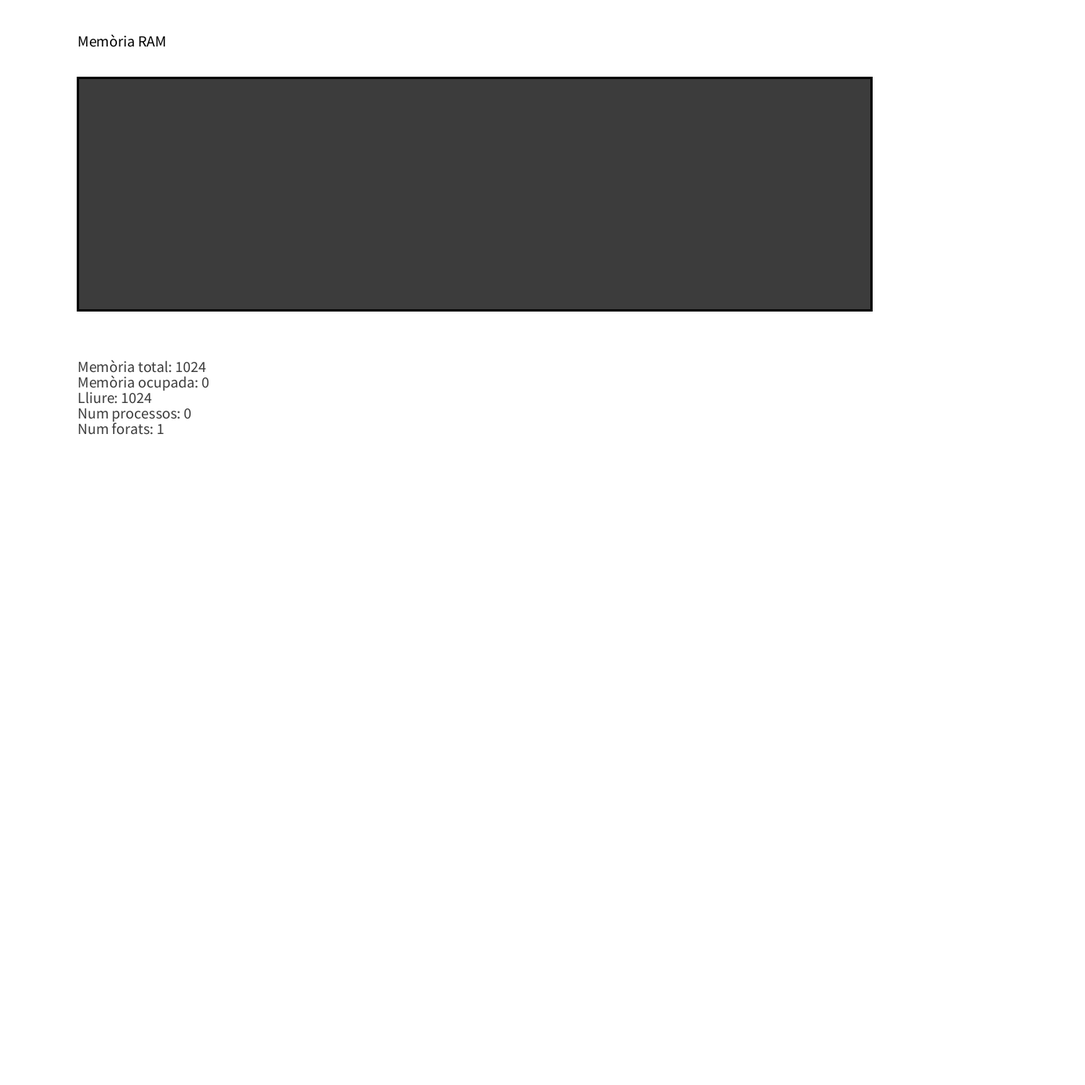
Frame 1 (no input)
Frame 60 (the mouse pressed at the canvas centre just before this capture): identical to frame 1, image omitted
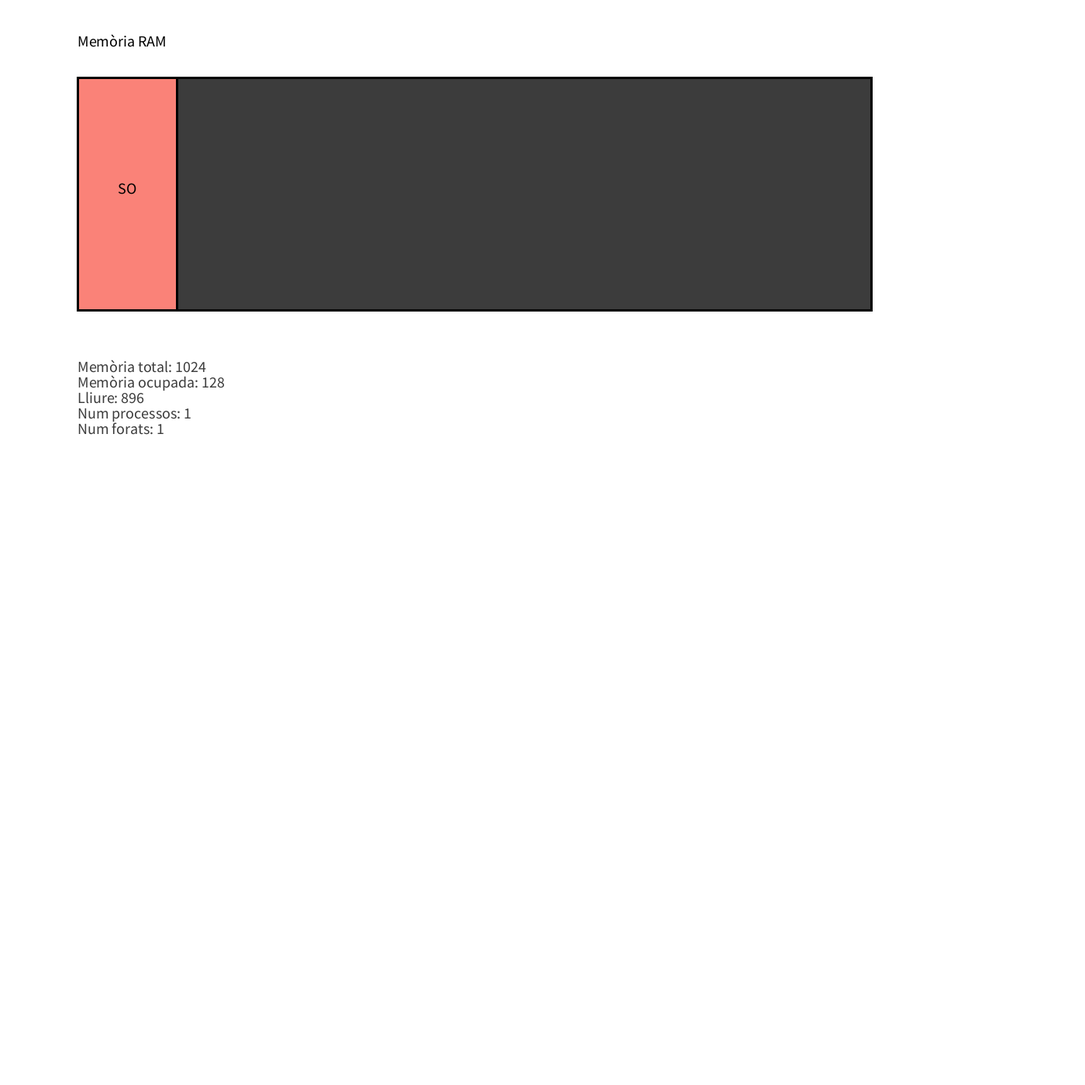
Frame 120 (the mouse held since frame 60 and released just before this capture)

The Processing sketch that drew these frames (run headless with seeded random() and noise(); from frame 60 on, the mouse is pressed at the canvas centre):

// Processing sketch: swapping
// ── swapping.pde
Proces p0, p1, p2, p3, p4;
Memoria m;

void setup() {
  size(1400, 1400);
  p0 =new Proces("SO", color (250, 130, 120), 128);
  p1 =new Proces("P1", color (233, 130, 120), 256);
  p2 =new Proces("P2", color (250, 100, 120), 128);
  p3 =new Proces("P3", color (250, 130, 20), 128);
  p4 =new Proces("P4", color (250, 104, 110), 64);

  m = new Memoria(1024);
}

void draw() {
  background(255);

  m.display();

  if (frameCount==100) {
    m.swapIn (p0);
  }
  if (frameCount==200) {
    m.swapIn(p1);
  }
  if (frameCount==300) {
    m.swapIn(p2);
  }
  if (frameCount==400) {
    m.swapIn(p3);
  }
  if (frameCount==500) {
    m.swapIn(p4);
  }
  if (frameCount==600) {
    m.swapOut(p1);
  }
  if (frameCount==700) {
    m.swapIn(p4);
  }
  if (frameCount==800) {
    m.swapOut(p2);
  }
  if (frameCount==900) {
    m.swapIn(p3);
  }
  
  
  
  
}

void keyPressed(){
  if(key=='p'){
    m.compacta();
  }
}

// ── Forat.pde
class Forat{
  int address;
  int mida;
  
  Forat(int a, int m){
    this.address = a;
    this.mida   = m;
  }
  
  void display(float x, float y, float h){
    fill(60); stroke(0); strokeWeight(3);
    rect(x+ this.address, y, this.mida, h);
  }
  
}

// ── Memoria.pde
class Memoria {

  int mida;
  int freeAddress;

  int numProcessos;
  Proces[] processos;

  int numForats;
  Forat[] forats;

  Memoria(int mida) {
    this.mida = mida;
    this.numProcessos = 0;
    this.processos = new Proces[100];
    this.numForats = 0;
    this.forats = new Forat [100];
    addForat(0, mida);
    this.freeAddress = 0;
  }

  void addForat(int a, int m) {
    Forat f = new Forat(a, m);
    this.forats[this.numForats] = f;
    this.numForats++;
  }



  void swapIn(Proces p) {

    boolean swapped = false;

    for (int i=0; i<numForats; i++) {

      if (forats[i] !=null && forats[i].mida >= p.mida) {

        int espaiRestant = forats[i].mida - p.mida;
        processos[numProcessos] = p;
        processos[numProcessos].setAddress(forats[i]. address);
        numProcessos++;
        swapped = true;

        forats[i].address = forats[i].address + p.mida;
        forats[i].mida = espaiRestant;

        if (espaiRestant ==0) {
          forats[i] = null;
        }
        break;
      }
    }
    
    if (!swapped) {
      println(frameCount+" ) ERROR SWAP IN");
    }
  }




  void swapInOld(Proces p) {

    if (this.freeAddress + p.mida < this.mida) {
      processos[numProcessos] = p;
      processos[numProcessos]. setAddress(this.freeAddress);
      numProcessos++;
      this.freeAddress += p.mida;
      println(frameCount+") SWAP IN del procés "+ p.nom);
    } else {
      println(frameCount+") ERROR SWAP IN del procés "+ p.nom);
    }
    
  }




  void display() {
    
    stroke(0);
    strokeWeight(3);
    fill(240, 240, 255);
    rect(100, 100, this.mida, 300);

    fill(0);
    textSize(20);
    textAlign(LEFT);
    text("Memòria RAM", 100, 60);

    for (int i=0; i<this.numProcessos; i++) {
      if (processos [i] != null) {
        processos[i].display(100, 100, 300);
      }
    }

    for (int i=0; i<this.numForats; i++) {
      if (forats [i] != null) {
        forats[i].display(100, 100, 300);
      }
    }
    
    textAlign(LEFT);
    int a=480;
    text("Memòria total: "   + this.mida,            100, a);
    text("Memòria ocupada: " + ocupat(),             100, a+20);
    text("Lliure: "          + (this.mida-ocupat()),   100, a+(20*2));
    text("Num processos: "   + numProcessos,         100, a+(20*3));
    text("Num forats: "      + numForats,            100, a+(20*4));
  }


  int ocupat() {
    int total = 0;
    for (int i=0; i<numProcessos; i++) {
      if (processos[i]!=null) {
        total += processos[i].mida;
      }
    }
    return total;
  }

  void swapOut(Proces p) {
    for (int i=0; i<this.numProcessos; i++) {
      if (processos[i]==p) {
        processos[i]= null;
        println(frameCount+ " ) SWAP OUT del procés "+p.nom);
        addForat(p.address, p.mida);
        break;
      }
    }
  }
  
  
  int numProcessos() {
    int n=0;
    for (int i=0; i<numProcessos; i++) {
      if (processos[i]!=null) {
        n++;
      }
    }
    return n;
  }

  int numForats() {
    int n=0;
    for (int i=0; i<numForats; i++) {
      if (forats[i]!=null) {
        n++;
      }
    }
    return n;
  }
  

  int getHoleMinAddress() {
    int minAddress = this.mida;
    int num = -1;

    for (int i=0; i<numForats; i++) {
      if (forats[i]!=null&&forats[i].address<minAddress) {
        minAddress = forats[i].address;
        num = i;
      }
    }
    return num;
  }


  int getProcesMinAddress(int posterior, int midaMin) {
    int minAddress = this.mida;
    int num = -1;

    for (int i=0; i<numProcessos; i++) {
      if (processos[i]!= null &&
        processos[i].address<minAddress&&
        processos[i].address>posterior&&
        processos[i].mida<=midaMin) {
          
        minAddress = processos[i].address;
        num = i;
      }
    }
    return num;
  }


  void mouProces(Proces p, int nH) {
    Forat f = forats [nH];
    println("Movent procés " + p.nom + " al forat"+ f.address);
    int oldAddress = p.address;
    p.address = f.address;

    f.address = p.address + p.mida;
    f.mida = f.mida - p.mida;

    if (f.mida == 0) {
      forats[nH] = null;
    }
    addForat(oldAddress, p.mida);
  }
  
  
  void compactaForats(int n1, int n2) {
    println("Compacta forats "+ n1+ " i "+ n2);
    if (forats[n1].address < forats[n2].address){
      forats[n1].mida+= forats[n2].mida;
      forats[n2] = null;
    }else{
      forats[n2].mida += forats[n1].mida;
      forats[n1] = null;
    }
  }
  
  void compacta(){
    
    int minForat;
    int possible;
    
    do { 
      minForat = getHoleMinAddress();
      Forat f  = forats [minForat];
      possible = getProcesMinAddress(f.address, f.mida);
      
      if (possible != -1){
        Proces p = processos[possible];
        mouProces(p, minForat);
      }   
    } while(possible != -1);
  
  
  //compactació de forats
    boolean compactable;
    int nf1=-1, nf2=-1;
    
    do{
      compactable = false;
      
      for(int i=0; i<numForats; i++){
        for(int j=0; j<numForats; j++){
          
          if(i!=j && forats[i]!=null && forats[j]!=null){
            
            Forat f1 = forats[i];
            Forat f2 = forats[j];
            if((f1.address + f1.mida==f2.address) || (f2.address +f2.mida == f1.address)){
                compactable = true;
                nf1 = i;
                nf2 = j;
            }
          }
        }
      }
      
      if(compactable){
        compactaForats(nf1,nf2);
      }
    }while(compactable);
  }
}

// ── Proces.pde
class Proces {
  String nom;
  int mida;
  color c;

  int address;

  Proces (String n, color c, int m) {
    this. nom = n;
    this.c = c;
    this.mida = m;
  }

  void setAddress(int a) {
    this.address = a;
  }

  void display (float x, float y, float h) {
    fill(this.c);
    stroke(0);
    strokeWeight(3);
    rect(x + this.address, y, this.mida, h);

    fill(0);
    textAlign(CENTER);
    textSize(20);
    text(this.nom, x+ this.address + this.mida/2, y + h/2);
  }
}
